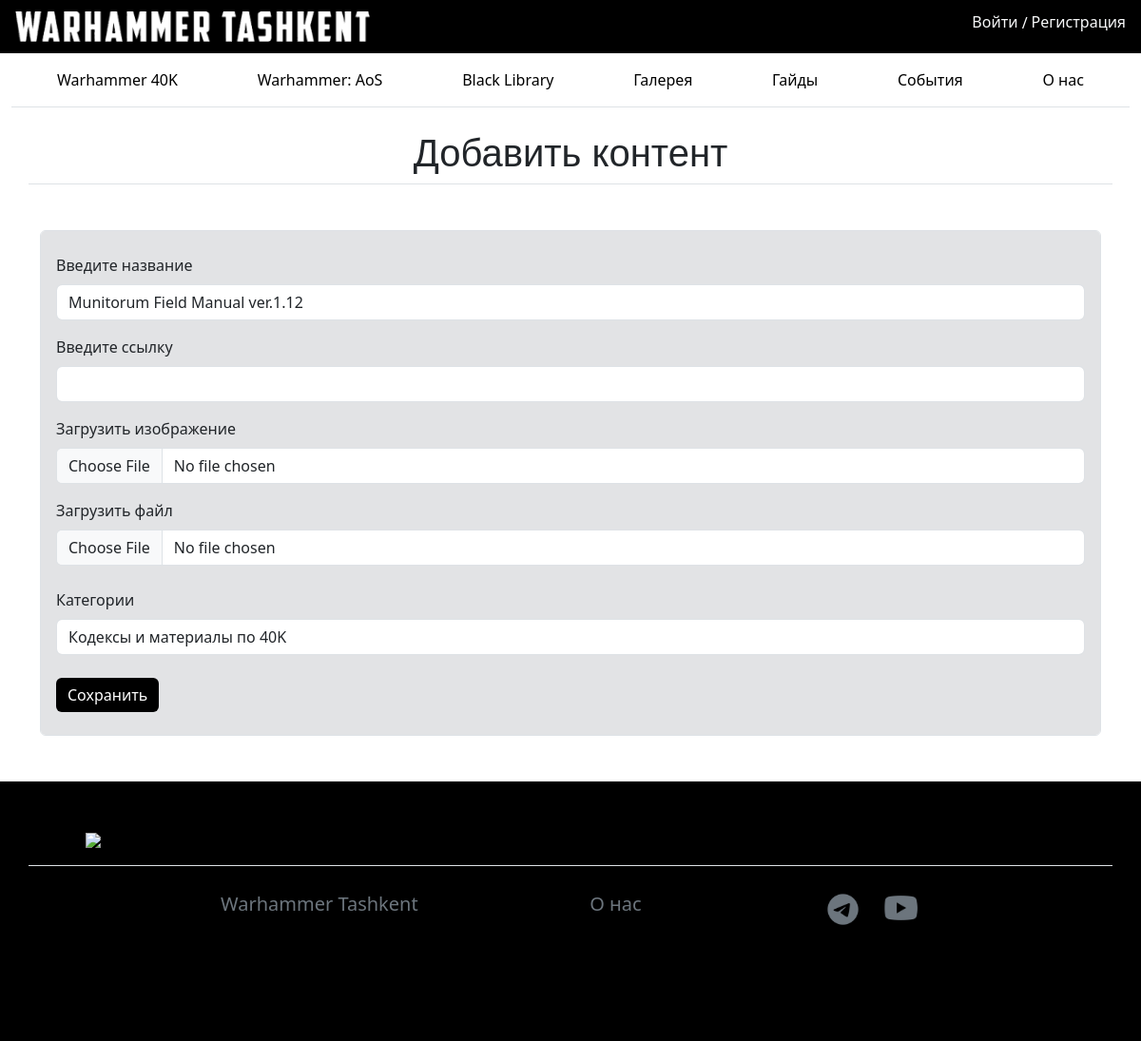
The app's page /content/edit_content/1 with its own data.
### database/models.py (models this page shows, shortened)
class Content(db.Model):
    id = db.Column(db.Integer, primary_key=True)
    title = db.Column(db.String, nullable=False, unique=True)
    web_link = db.Column(db.String, nullable=True)
    icon_name = db.Column(db.String)
    file_name = db.Column(db.String)
    tag = db.Column(db.String)

### api/content/content.py (the view)
@content_bp.route('/edit_content/<int:id>', methods=['GET', 'POST'])
def edit_content(id):
    form = ContentForm()
    edit = Content.query.get_or_404(id)
    next_url = request.args.get('next') or request.referrer or url_for('home.home')
    if request.method == 'POST':
        edit.title = request.form['title']
        edit.web_link = request.form['web_link']
        edit.tag = request.form['tag']
        file = form.file.data
        if file:
            old_file_name = edit.file_name
            file_extension = file.filename.split('.')[-1].lower()
            new_file_name = secure_filename(f'{edit.title}.{file_extension}')
            if not updating_file(file, old_file_name, new_file_name):
                return render_template('content.html', form=form)
            edit.file_name = new_file_name
        icon = form.image.data
        if icon:
            old_icon_name = edit.icon_name
            icon_extension = icon.filename.split('.')[-1].lower()
            new_icon_name = secure_filename(f'{edit.title}.{icon_extension}')
            if not updating_icon(icon, old_icon_name, new_icon_name):
                return render_template('contnet.html', form=form)
            edit.icon_name = new_icon_name
        try:
            db.session.commit()
            flash('Контент обновлен')
            return render_template('content.html', form=form, next=next_url, delay=True)
        except Exception as e:
            flash(f'Ошибка при обновлении контента {str(e)}')
            return render_template('content.html', form=form)
    else:
        form.title.data = edit.title
        form.web_link.data = edit.web_link
        form.tag.data = edit.tag
        return render_template('content.html', form=form)

### database/forms.py
class ContentForm(FlaskForm):
    title = StringField("Введите название", validators=[DataRequired()])
    image = FileField("Загрузить изображение", validators=[Optional()])
    web_link = StringField("Введите ссылку", validators=[Optional()])
    file = FileField("Загрузить файл", validators=[Optional()])
    tag = SelectField("Категории", choices=[
        ('wh40', 'Warhammer 40k'),
        ('whaos', 'Warhammer: AoS'),
        ('bl', 'Black Library'),
        ('codex40k', 'Кодексы и материалы по 40K'),
        ('codexaos', 'Кодексы и материалы по AoS'),
    ], validators=[DataRequired()])
    button = SubmitField('Сохранить')

### templates/content.html (shortened to what this page needs)
{% extends 'base.html' %}
{% block body %}
<div class="container text-center border-bottom mb-5 pt-4">
    <h1>Добавить контент</h1>
</div>
<div class="container d-flex align-items-center">
    <main class="form-control py-4 px-3 m-auto mb-5 bg-secondary-subtle">
        <form method="post" enctype="multipart/form-data">
            {{ form.title.label(class="mb-2") }}
            {{ form.title(class="form-control mb-3") }}
            {{ form.web_link.label(class="mb-2") }}
            {{ form.web_link(class="form-control mb-3") }}
            {{ form.image.label(class="mb-2") }}
            {{ form.image(class="form-control mb-3") }}
            {{ form.file.label(class="mb-2") }}
            {{ form.file(class="form-control mb-3") }}
            {{ form.tag.label(class="mb-2") }}
            {{ form.tag(class="form-control mb-4") }}
            {{ form.button(class="btn btn-custom-black") }}
        </form>
    </main>
</div>
{% endblock %}

### static/style.css (style rules this page uses)
.btn-custom-black { background-color: black; color: rgb(255, 255, 255); border: none; }

### templates/base.html (style rules this page uses)
h1 { font-family: 'Remark', sans-serif; }

### records on screen
Content: title "Munitorum Field Manual ver.1.12", tag "Кодексы и материалы по 40K"
